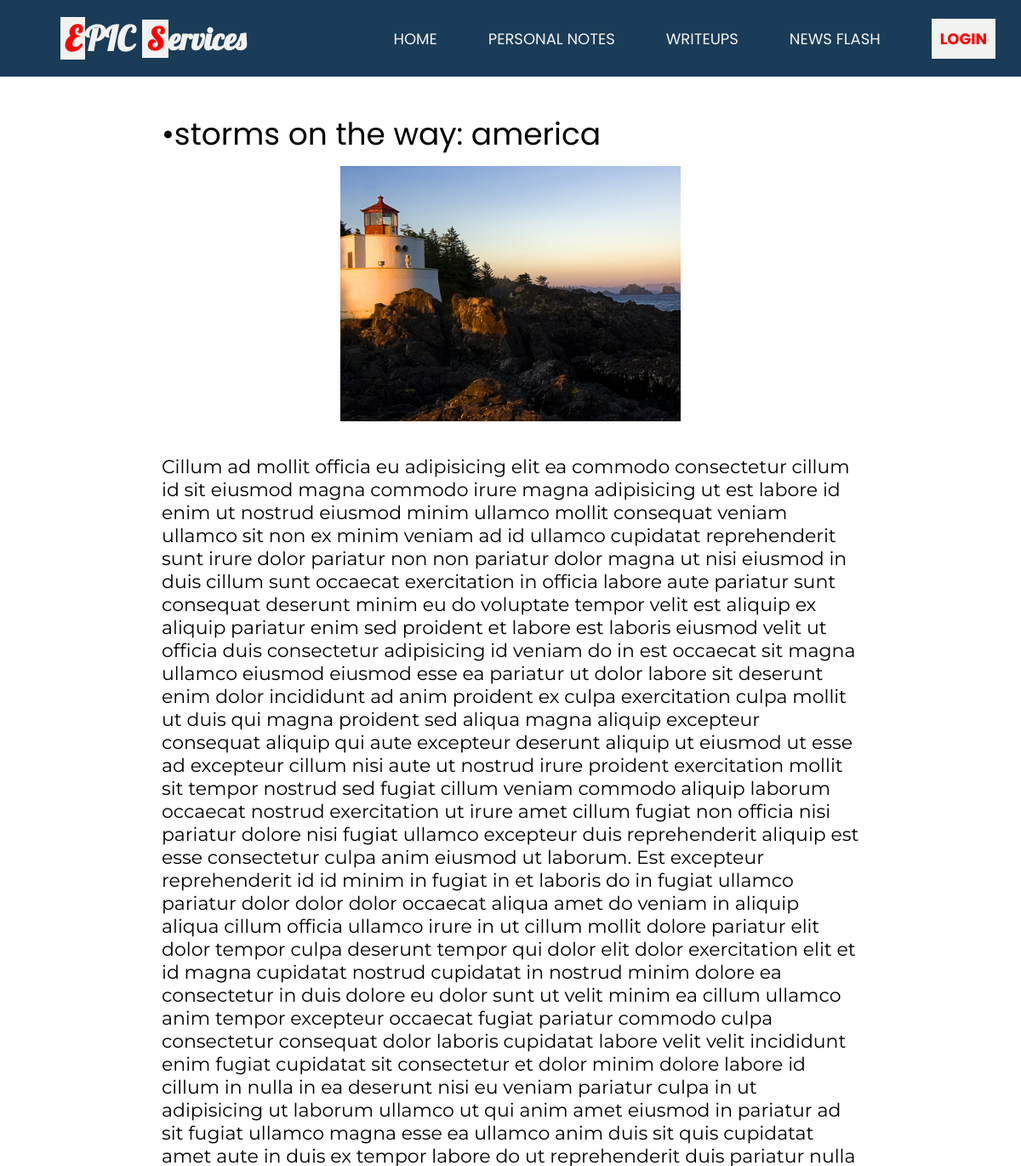
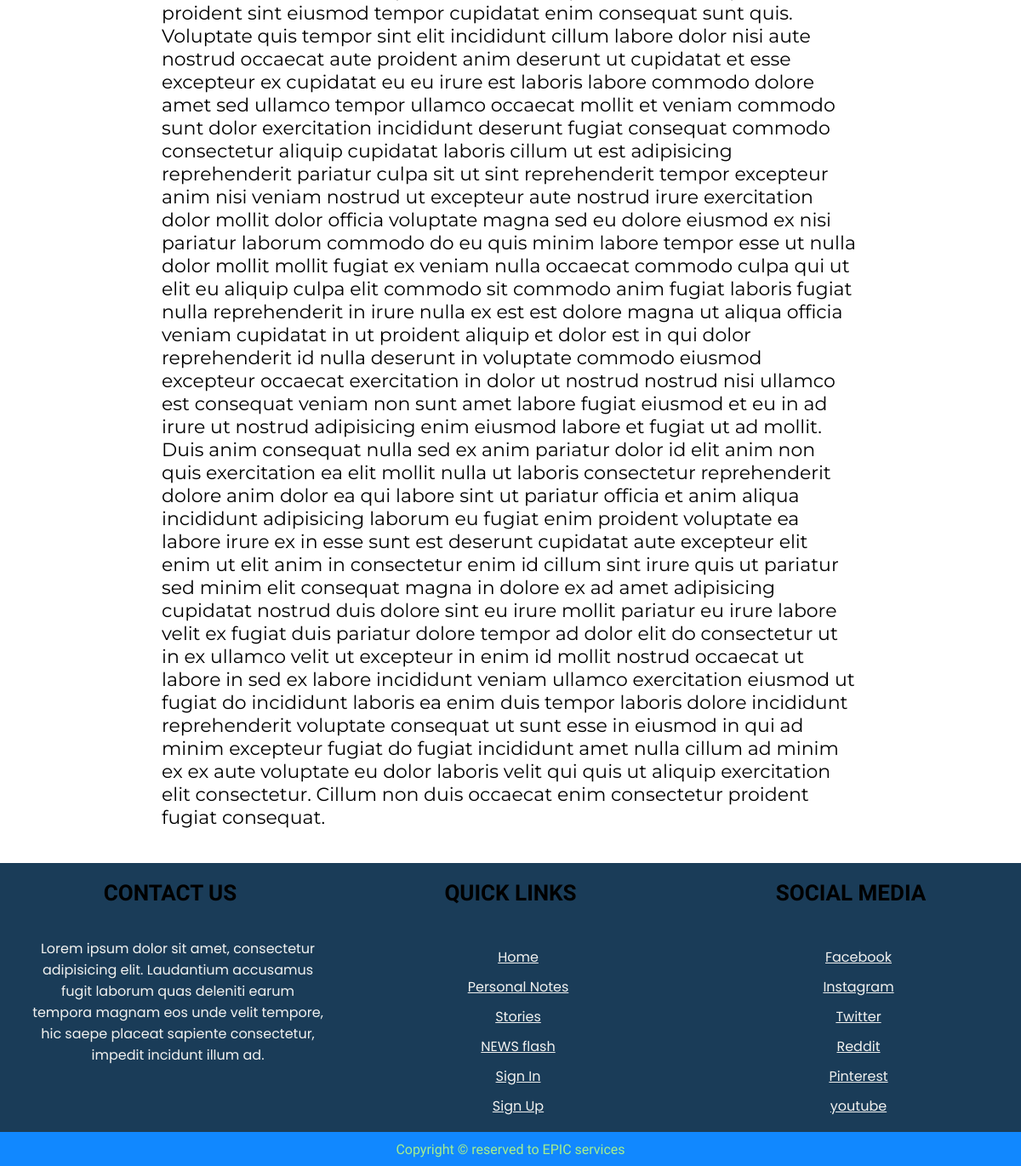
Screenshot of /news/open.php?newsid=3 with the database file from the repository (2 pictures, top to bottom).
### tables this page shows
CREATE TABLE `news` (
  `newsid` int(11) NOT NULL,
  `newstitle` text,
  `newsdata` text,
  `newstags` text,
  `thumbnail` text,
  `dttm` date DEFAULT NULL
);

### news/open.php (the view, shortened to what this page needs)
<?php
	include("../public/top.php");
?>
<!DOCTYPE html>
<html lang="en">
<head>
	<link rel="stylesheet" href="styles/open.css">
</head>
<body>
	<section id="openContainer">
		<?php
			include '../public/header.php';
		?>
		<?php
			if (isset($_GET['newsid'])){
				$newsid = $_GET['newsid'];
				$opennewsquery = "select * from news where newsid = $newsid";
				$res = mysqli_query($conn, $opennewsquery);
				$row = mysqli_fetch_array($res);
				$thumbnail = $row['thumbnail'];
				$title = $row['newstitle'];
				$data = $row['newsdata'];
			} else {
				echo "<script>window.location.href = 'index.php';</script>";
			}
		?>
		<section class="open-container">
			<section class="open-title">&bull;<?= $title ?></section>
			<section class="thumbnail"><img src="thumbnails/<?= $thumbnail ?>"></section>
			<section class="open-main">
				<?= $data ?>
			</section>
		</section>
		<?php
			include '../public/footer.php';
		?>
	</section>
</body>
</html>

### news/styles/open.css (style rules this page uses)
#openContainer { display: none; width: 100%; }
.open-container { width: 70%; min-height: 400px; margin-top: 30px; margin-bottom: 30px; margin-left: 15%; }
.open-title { font-size: 36px; padding: 10px; width: calc(100%-20px); font-family: 'Poppins', sans-serif; }
.open-main { font-size: 22px; padding: 10px; width: calc(100%-20px); font-family: 'Montserrat', sans-serif; }
.thumbnail { display: flex; justify-content: center; align-items: center; margin-bottom: 30px; }
.thumbnail img { max-width: 100%; max-height: 300px; }

### public/styles/header.css (style rules this page uses)
body { margin: 0; padding: 0; }

### rows the page displays
news: newstitle "storms on the way: america", thumbnail (picture), newsdata "Cillum ad mollit officia eu adipisicing elit ea commodo consectetur cillum id sit eiusmod magna commodo irure magna adipisicing ut est labore id enim ut nostrud eiusmod minim ullamco mollit consequat veniam ullamco sit non ex minim veniam ad id ullamco cupidatat reprehenderit sunt irure dolor pariatur non non pariatur dolor magna ut nisi eiusmod in duis cillum sunt occaecat exercitation in officia labore aute pariatur sunt consequat deserunt minim eu do voluptate tempor velit est aliquip ex aliquip pariatur enim sed proident et labore est laboris eiusmod velit ut officia duis consectetur adipisicing id veniam do in est occaecat sit magna ullamco eiusmod eiusmod esse ea pariatur ut dolor…"
